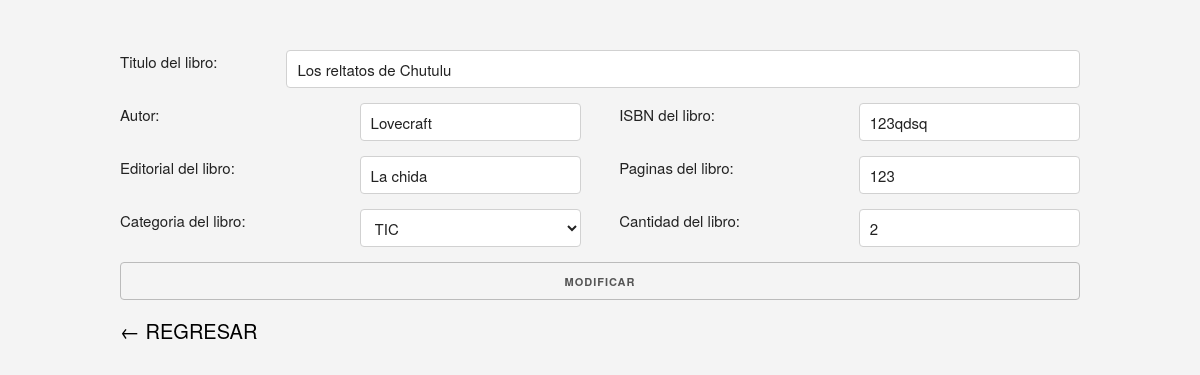
The page /admin/editar.php?id=3 on the database its author committed.
### tables this page shows
CREATE TABLE `libro` (
  `libro_id` int(11) NOT NULL,
  `libro_titulo` varchar(255) NOT NULL,
  `libro_ISBN` varchar(255) NOT NULL,
  `libro_editorial` varchar(255) NOT NULL,
  `libro_paginas` varchar(255) NOT NULL,
  `libro_autor` varchar(255) NOT NULL,
  `libro_cantidad` int(11) NOT NULL,
  `libro_categoria` varchar(255) NOT NULL
);

### admin/editar.php (the view, shortened to what this page needs)
<?php
include_once('../includes/connection.php');
$id = $_GET["id"];
$con = "SELECT * FROM libro WHERE libro_id = $id";
$query = $pdo->query($con);
$query->execute();
$data = $query->fetch();
?>
<!DOCTYPE html lang="es">
<head>
    <link rel="stylesheet" href="../assets/normalize.css">
    <link rel="stylesheet" href="../assets/skeleton.css">
    <link rel="stylesheet" href="../assets/style.css">
</head>
<body style="background-color: #f4f4f4; padding-bottom: 50px;">
<div class="container" style="margin-top: 50px;">
<div class="row">
<form action="funciones.php" method="post">
<span class="twelve columns" style="">
            <p class="two columns">Titulo del libro:</p>
            <input type="text" name="titulo" id="" class="ten columns" value="<?php echo $data["libro_titulo"]; ?>">
        </span>
        <span class="six columns" style="margin-left:0;">
            <p class="six columns">Autor:</p>
            <input type="text" name="autor" id="" class="six columns" value="<?php echo $data["libro_autor"]; ?>">
        </span>
        <span class="six columns">
            <p class="six columns">ISBN del libro:</p>
            <input type="text" name="ISBN" id="" class="six columns" value="<?php echo $data["libro_ISBN"]; ?>">
        </span>
        <span class="six columns" style="margin-left:0;">
            <p class="six columns">Editorial del libro:</p>
            <input type="text" name="editorial" id="" class="six columns" value="<?php echo $data["libro_editorial"]; ?>">
        </span>
        <span class="six columns">
            <p class="six columns">Paginas del libro:</p>
            <input type="text" name="paginas" id="" class="six columns" value="<?php echo $data["libro_paginas"]; ?>">
        </span>
        <span class="six columns" style="margin-left:0;">
            <p class="six columns">Categoria del libro:</p>
            <select name="categoria" id="" class="six columns">
                <option value="<?php echo $data["libro_categoria"]; ?>" hidden><?php echo $data["libro_categoria"]; ?></option>
            </select>
        </span>
        <span class="six columns">
            <p class="six columns">Cantidad del libro:</p>
            <input type="number" name="cantidad" id="" class="six columns" value="<?php echo $data["libro_cantidad"]; ?>">
        </span>
<input type="submit" value="Modificar" name="modificar" class="twelve columns">
</form>
</div>
<a href="index.php" style="color: #000; font-size: 20px;">&larr; REGRESAR</a>
</div>
</body>
</html>

### assets/skeleton.css (style rules this page uses)
.container { position: relative; width: 100%; max-width: 960px; margin: 0 auto; padding: 0 20px; box-sizing: border-box; }
.column, .columns { width: 100%; float: left; box-sizing: border-box; }
@media (min-width: 400px) { .container { width: 85%; padding: 0; } }
@media (min-width: 550px) { .container { width: 80%; } }
@media (min-width: 550px) { .column, .columns { margin-left: 4%; } }
@media (min-width: 550px) { .column:first-child, .columns:first-child { margin-left: 0; } }
@media (min-width: 550px) { .two.columns { width: 13.3333333333%; } }
@media (min-width: 550px) { .six.columns { width: 48%; } }
@media (min-width: 550px) { .ten.columns { width: 82.6666666667%; } }
@media (min-width: 550px) { .twelve.columns { width: 100%; margin-left: 0; } }
body { font-size: 1.5em; line-height: 1.6; font-weight: 400; font-family: "Raleway", "HelveticaNeue", "Helvetica Neue", Helvetica, Arial, sans-serif; color: #222; }
p { margin-top: 0; }
a { color: #1EAEDB; }
.button, button, input[type="submit"], input[type="reset"], input[type="button"], input[type="file"] { display: inline-block; height: 38px; padding: 0 30px; color: #555; text-align: center; font-size: 11px; font-weight: 600; line-height: 38px; letter-spacing: .1rem; text-transform: uppercase; text-decoration: none; white-space: nowrap; background-color: transparent; border-radius: 4px; border: 1px solid #bbb; cursor: pointer; box-sizing: border-box; }
input[type="email"], input[type="number"], input[type="search"], input[type="text"], input[type="file"], input[type="tel"], input[type="url"], input[type="password"], textarea, select { height: 38px; padding: 6px 10px; background-color: #fff; border: 1px solid #D1D1D1; border-radius: 4px; box-shadow: none; box-sizing: border-box; }
input[type="email"], input[type="number"], input[type="search"], input[type="text"], input[type="file"], input[type="tel"], input[type="url"], input[type="password"], textarea { -webkit-appearance: none; -moz-appearance: none; appearance: none; }
input, textarea, select, fieldset { margin-bottom: 1.5rem; }
pre, blockquote, dl, figure, table, p, ul, ol, form { margin-bottom: 2.5rem; }
.container:after, .row:after, .u-cf { content: ""; display: table; clear: both; }

### assets/style.css (style rules this page uses)
a { text-decoration: none; }
input[type=number] { -moz-appearance:textfield; }

### rows shown on the page
libro: titulo "Los reltatos de Chutulu", autor "Lovecraft", ISBN "123qdsq", editorial "La chida", paginas "123", categoria "TIC", cantidad "2"
